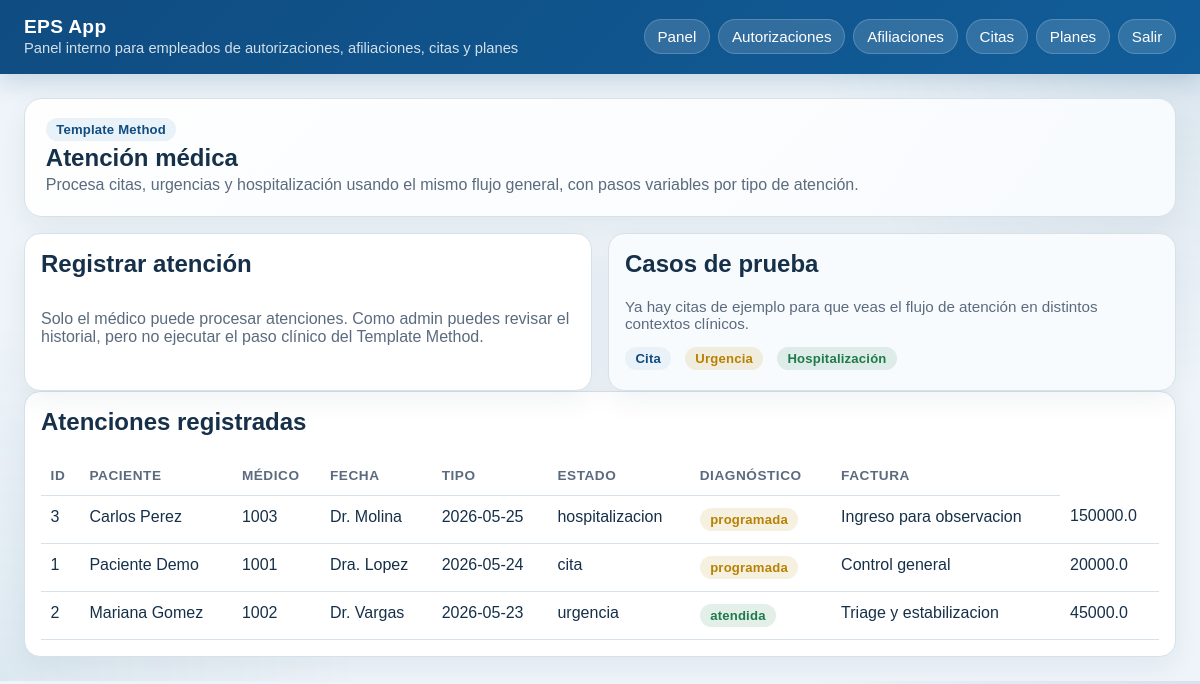
The app's page /citas/ (signed in), older data.
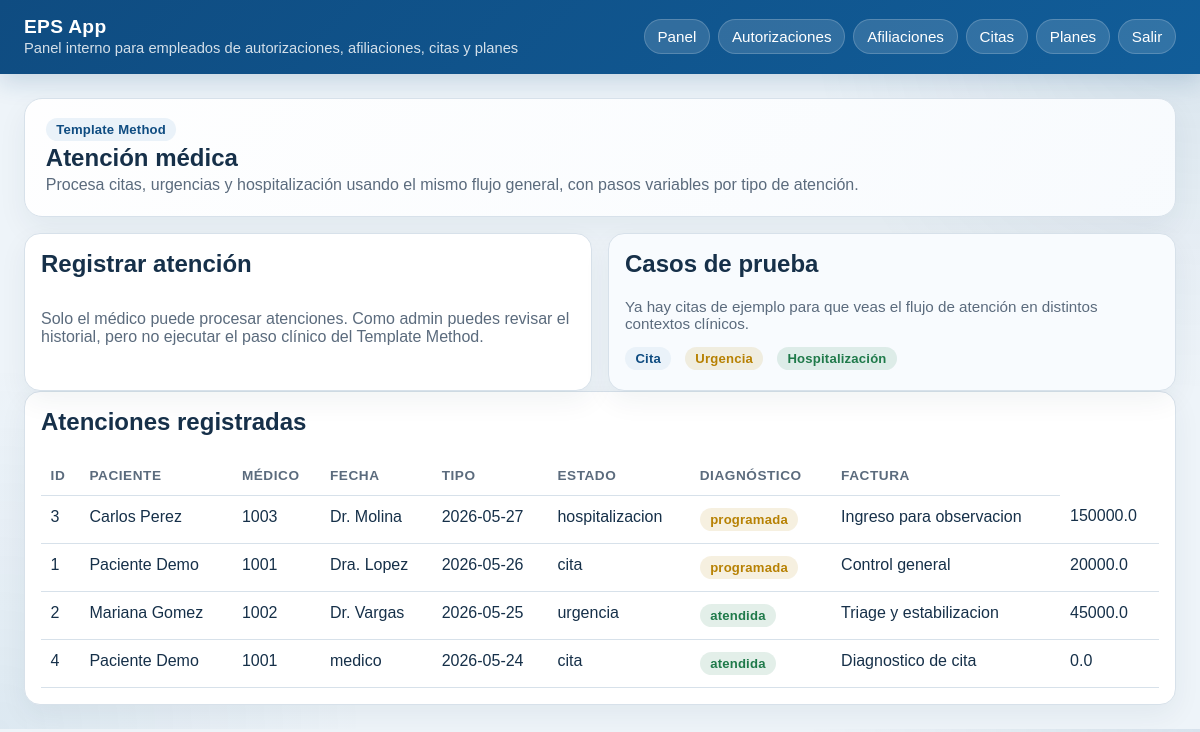
The same page, newer data.
### tables this page shows
CREATE TABLE citas (
            id INTEGER PRIMARY KEY AUTOINCREMENT,
            paciente_id INTEGER NOT NULL,
            medico TEXT NOT NULL,
            fecha TEXT NOT NULL,
            tipo_atencion TEXT NOT NULL,
            estado TEXT NOT NULL,
            diagnostico TEXT,
            factura_total REAL NOT NULL DEFAULT 0,
            FOREIGN KEY(paciente_id) REFERENCES pacientes(id)
        );

CREATE TABLE pacientes (
            id INTEGER PRIMARY KEY AUTOINCREMENT,
            nombre TEXT NOT NULL,
            documento TEXT UNIQUE NOT NULL,
            direccion TEXT,
            telefono TEXT,
            email TEXT,
            estado_afiliacion TEXT NOT NULL DEFAULT 'pendiente',
            plan_id INTEGER NOT NULL DEFAULT 1,
            FOREIGN KEY(plan_id) REFERENCES planes(id)
        );

### presentation/controllers/appointment_controller.py (the view)
@appointment_bp.route("/")
@login_required
@role_required("medico", "admin")
def index():
    appointments = appointment_service.list_appointments()
    return render_template(
        "citas/index.html",
        appointments=appointments,
        patients=appointment_service.list_patients(),
        medico_actual=session.get("username"),
        puede_procesar=session.get("rol") == "medico",
    )

### business/services/appointment_service.py (called while the page is built)
    def list_appointments(self):
        return self.appointment_dao.list_all()

    def list_patients(self):
        connection = get_connection()
        return connection.execute("SELECT id, nombre, documento FROM pacientes ORDER BY nombre").fetchall()

### data/database.py (called while the page is built)
def get_connection():
    if "db" not in g:
        database_path = Path(current_app.config["DATABASE"])
        connection = sqlite3.connect(database_path)
        connection.row_factory = sqlite3.Row
        g.db = connection
    return g.db

def close_connection(_error=None):
    connection = g.pop("db", None)
    if connection is not None:
        connection.close()

### presentation/controllers/auth_controller.py (called while the page is built)
def login_required(view):
    @wraps(view)
    def wrapped(*args, **kwargs):
        if "user_id" not in session:
            return redirect(url_for("auth.login"))
        return view(*args, **kwargs)
    return wrapped

def role_required(*allowed_roles):
    def decorator(view):
        @wraps(view)
        def wrapped(*args, **kwargs):
            if session.get("rol") not in allowed_roles:
                return redirect(url_for("auth.dashboard"))
            return view(*args, **kwargs)
        return wrapped
    return decorator

### presentation/templates/citas/index.html
{% extends 'base.html' %}
{% block content %}
<section class="hero">
  <div class="badge">Template Method</div>
  <h1>Atención médica</h1>
  <p>Procesa citas, urgencias y hospitalización usando el mismo flujo general, con pasos variables por tipo de atención.</p>
</section>
<section class="grid two">
  <article class="card">
    <h2>Registrar atención</h2>
    {% if puede_procesar %}
    <form method="post" action="{{ url_for('appointment.procesar') }}">
      <label for="paciente_id">Paciente</label>
      <select id="paciente_id" name="paciente_id">
        {% for patient in patients %}
          <option value="{{ patient['id'] }}">{{ patient['nombre'] }} - {{ patient['documento'] }}</option>
        {% endfor %}
      </select>
      <label for="medico">Médico</label>
      <input id="medico" name="medico" type="text" value="{{ medico_actual }}" readonly>
      <label for="fecha">Fecha</label>
      <input id="fecha" name="fecha" type="date">
      <label for="tipo_atencion">Tipo de atención</label>
      <select id="tipo_atencion" name="tipo_atencion">
        <option value="cita">Cita programada</option>
        <option value="urgencia">Urgencia inmediata</option>
        <option value="hospitalizacion">Hospitalización</option>
      </select>
      <button type="submit">Procesar atención</button>
    </form>
    {% else %}
      <p class="empty">Solo el médico puede procesar atenciones. Como admin puedes revisar el historial, pero no ejecutar el paso clínico del Template Method.</p>
    {% endif %}
  </article>
  <article class="card soft">
    <h2>Casos de prueba</h2>
    <p class="meta">Ya hay citas de ejemplo para que veas el flujo de atención en distintos contextos clínicos.</p>
    <div class="actions">
      <span class="badge">Cita</span>
      <span class="badge warning">Urgencia</span>
      <span class="badge success">Hospitalización</span>
    </div>
  </article>
</section>
<section class="card">
  <h2>Atenciones registradas</h2>
  {% if appointments %}
  <table>
    <thead>
      <tr>
        <th>ID</th>
        <th>Paciente</th>
        <th>Médico</th>
        <th>Fecha</th>
        <th>Tipo</th>
        <th>Estado</th>
        <th>Diagnóstico</th>
        <th>Factura</th>
      </tr>
    </thead>
    <tbody>
      {% for item in appointments %}
      <tr>
        <td>{{ item.id }}</td>
        <td>{{ item.paciente_nombre }}</td>
        <td>{{ item.paciente_documento }}</td>
        <td>{{ item.medico }}</td>
        <td>{{ item.fecha }}</td>
        <td>{{ item.tipo_atencion }}</td>
        <td><span class="badge {% if item.estado == 'atendida' %}success{% else %}warning{% endif %}">{{ item.estado }}</span></td>
        <td>{{ item.diagnostico }}</td>
        <td>{{ item.factura_total }}</td>
      </tr>
      {% endfor %}
    </tbody>
  </table>
  {% else %}
    <p class="empty">No hay atenciones registradas todavía.</p>
  {% endif %}
</section>
{% endblock %}

### presentation/templates/base.html (shortened to what this page needs)
<!doctype html>
<html lang="es">
<head>
</head>
<body>
  <header>
    <div class="header-row">
      <div class="brand">
        <strong>EPS App</strong>
        <span>Panel interno para empleados de autorizaciones, afiliaciones, citas y planes</span>
      </div>
      <nav>
        <a href="/dashboard">Panel</a>
        {% if session.get('rol') in ['admin', 'medico'] %}
          <a href="/autorizaciones/">Autorizaciones</a>
        {% endif %}
        {% if session.get('rol') in ['admin', 'auxiliar'] %}
          <a href="/afiliaciones/">Afiliaciones</a>
        {% endif %}
        {% if session.get('rol') in ['admin', 'medico'] %}
          <a href="/citas/">Citas</a>
        {% endif %}
        {% if session.get('rol') == 'admin' %}
          <a href="/planes/">Planes</a>
        {% endif %}
        <a href="/logout">Salir</a>
      </nav>
    </div>
  </header>
  <main>
    {% block content %}{% endblock %}
  </main>
</body>
</html>

### presentation/templates/base.html (style rules this page uses)
:root { --bg: #eef4f9; --panel: #ffffff; --panel-soft: #f8fbfe; --text: #163049; --muted: #5b6b7d; --primary: #0f4c81; --primary-2: #115d99; --border: #d7e1ea; --success: #1f7a4a; --warning: #b78103; --danger: #a23434; }
* { box-sizing: border-box; }
body { font-family: Arial, sans-serif; margin: 0; background: radial-gradient(circle at top right, rgba(15,76,129,.10), transparent 28%), radial-gradient(circle at bottom left, rgba(17,93,153,.08), transparent 26%), var(--bg); color: var(--text); }
header { background: linear-gradient(135deg, var(--primary), var(--primary-2)); color: white; padding: 1rem 1.5rem 1.1rem; box-shadow: 0 8px 24px rgba(15,76,129,.18); }
.header-row { display: flex; align-items: center; justify-content: space-between; gap: 1rem; flex-wrap: wrap; }
.brand { display: flex; flex-direction: column; gap: .15rem; }
.brand strong { font-size: 1.2rem; letter-spacing: .3px; }
.brand span { color: rgba(255,255,255,.82); font-size: .92rem; }
nav { display: flex; gap: .5rem; flex-wrap: wrap; }
nav a { color: white; text-decoration: none; background: rgba(255,255,255,.14); border: 1px solid rgba(255,255,255,.18); padding: .5rem .8rem; border-radius: 999px; font-size: .95rem; }
main { padding: 1.5rem; max-width: 1200px; margin: 0 auto; }
.hero { background: linear-gradient(135deg, rgba(255,255,255,.95), rgba(248,251,254,.98)); border: 1px solid var(--border); border-radius: 18px; padding: 1.2rem 1.3rem; margin-bottom: 1rem; box-shadow: 0 12px 30px rgba(18,49,74,.06); }
.hero h1, .hero h2, .hero p { margin: .2rem 0; }
.hero p { color: var(--muted); }
.grid { display: grid; gap: 1rem; }
.grid.two { grid-template-columns: repeat(2, minmax(0, 1fr)); }
.card { background: var(--panel); border: 1px solid var(--border); border-radius: 16px; padding: 1rem; box-shadow: 0 10px 28px rgba(18,49,74,.06); }
.card.soft { background: var(--panel-soft); }
.card h2, .card h3 { margin-top: 0; }
.meta { color: var(--muted); font-size: .95rem; }
.badge { display: inline-flex; align-items: center; gap: .35rem; padding: .25rem .65rem; border-radius: 999px; background: #eaf2f9; color: var(--primary); font-size: .82rem; font-weight: 700; letter-spacing: .2px; margin-right: .35rem; }
.badge.success { background: rgba(31,122,74,.12); color: var(--success); }
.badge.warning { background: rgba(183,129,3,.12); color: var(--warning); }
.actions { display: flex; gap: .5rem; flex-wrap: wrap; margin-top: .75rem; }
table { width: 100%; border-collapse: collapse; }
th, td { text-align: left; padding: .75rem .6rem; border-bottom: 1px solid var(--border); vertical-align: top; }
th { color: var(--muted); font-size: .85rem; text-transform: uppercase; letter-spacing: .04em; }
.empty { color: var(--muted); padding: .75rem 0; }

Row changes from the older to the newer data that the page shows:
changed citas "Dr. Molina": fecha "2026-05-25" → "2026-05-27"
changed citas "Dra. Lopez": fecha "2026-05-24" → "2026-05-26"
changed citas "Dr. Vargas": fecha "2026-05-23" → "2026-05-25"
added citas: id "4", paciente_nombre "Paciente Demo", paciente_documento "1001", medico "medico", fecha "2026-05-24", tipo_atencion "cita", estado "atendida", diagnostico "Diagnostico de cita", factura_total "0.0"
